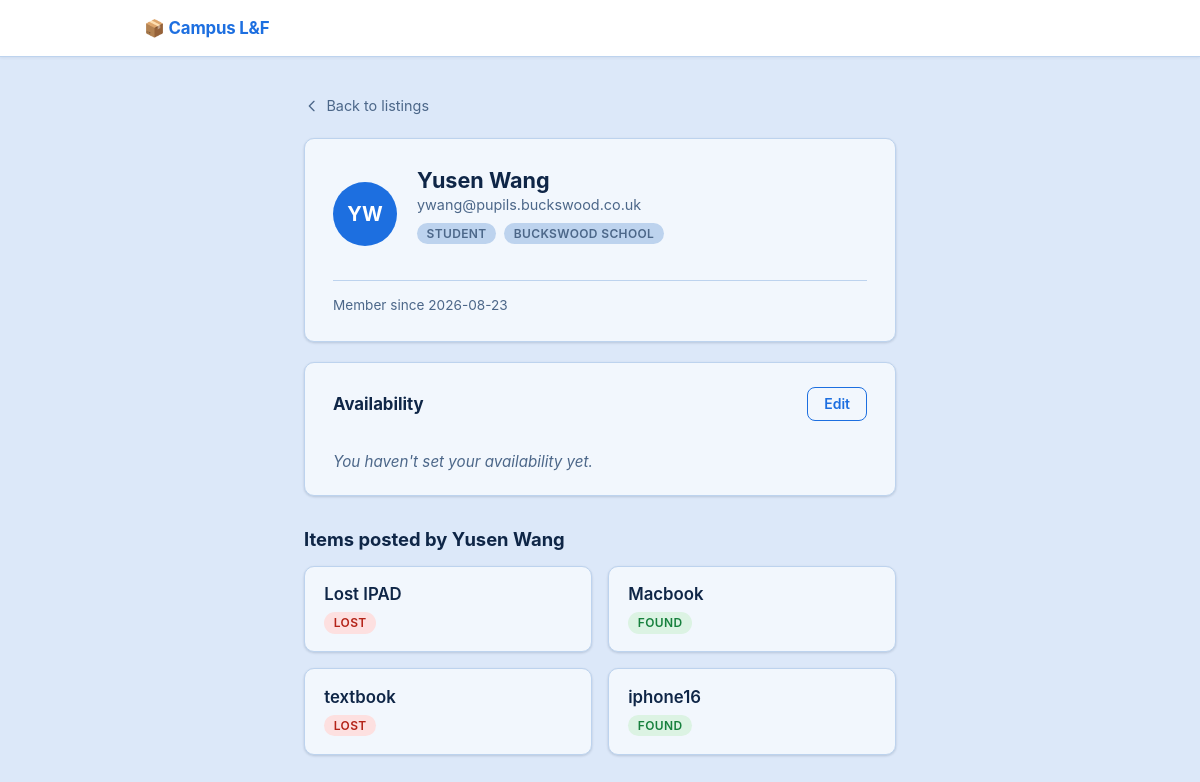
Page /users/1 (signed in) on the committed database.
### tables this page shows
CREATE TABLE users (
        id INTEGER PRIMARY KEY AUTOINCREMENT,
        full_name TEXT NOT NULL,
        email TEXT NOT NULL UNIQUE,
        password_hash TEXT NOT NULL,
        role TEXT NOT NULL,
        institution TEXT,
        user_id TEXT,
        profile_photo TEXT,
        created_at TIMESTAMP DEFAULT CURRENT_TIMESTAMP
    , availability TEXT);

CREATE TABLE items (
        id INTEGER PRIMARY KEY AUTOINCREMENT,
        title TEXT NOT NULL,
        description TEXT,
        category TEXT NOT NULL,
        image_url TEXT,
        status TEXT NOT NULL DEFAULT 'available',
        posted_by INTEGER REFERENCES users(id)
    );

### app.py (the view, shortened to what this page needs)
@app.route('/users/<int:id>', methods=['GET'])
def get_user_profile(id):
    connection = get_connection()
    cursor = connection.cursor()
    cursor.execute(
        "SELECT id, full_name, email, role, institution, profile_photo, availability, created_at FROM users WHERE id = ?",
        (id,)
    )
    user = cursor.fetchone()
    if user is None:
        connection.close()
        return "User not found", 404
    cursor.execute(
        "SELECT id, title, category, image_url, status FROM items WHERE posted_by = ? ORDER BY id DESC",
        (id,)
    )
    items = cursor.fetchall()
    current_user_id = session.get("user_id")
    is_own_profile = current_user_id == id
    has_contact_access = is_own_profile
    connection.close()
    profile_user = dict(user)
    initials = "".join(part[0] for part in profile_user["full_name"].split() if part).upper()[:2]
    profile_user["initials"] = initials
    return render_template(
        'profile.html',
        profile_user=profile_user,
        items=[dict(row) for row in items],
        is_own_profile=is_own_profile,
        has_contact_access=has_contact_access
    )

### db.py (called while the page is built)
def get_connection():
    connection = sqlite3.connect(DB_NAME)
    connection.row_factory = sqlite3.Row   # rows behave like dicts
    return connection

### templates/profile.html (shortened to what this page needs)
<!DOCTYPE html>
<html lang="en">
<head>
    <link rel="stylesheet" href="{{ url_for('static', filename='style.css') }}">
</head>
<body>
    <nav class="navbar">
        <div class="container navbar-inner">
            <a href="/" class="navbar-brand">📦 Campus L&F</a>
        </div>
    </nav>
    <div class="container detail-container">
        <a href="/" class="back-link">
            <svg fill="none" viewBox="0 0 24 24" stroke="currentColor">
                <path stroke-linecap="round" stroke-linejoin="round" stroke-width="2" d="M15 19l-7-7 7-7"/>
            </svg>
            Back to listings
        </a>
        <div class="detail-card profile-card">
            <div class="profile-header">
                <div class="avatar avatar-large">
                    {{ profile_user.initials }}
                </div>
                <div>
                    <h1 class="profile-name">{{ profile_user.full_name }}</h1>
                    {% if is_own_profile or has_contact_access %}
                    <p class="profile-email">{{ profile_user.email }}</p>
                    {% else %}
                    <p class="profile-email profile-email-locked">Email is visible once you've exchanged a claim request with this user.</p>
                    {% endif %}
                    <div class="badge-row">
                        {% if profile_user.role %}
                        <span class="badge">{{ profile_user.role }}</span>
                        {% endif %}
                        {% if profile_user.institution %}
                        <span class="badge">{{ profile_user.institution }}</span>
                        {% endif %}
                    </div>
                </div>
            </div>
            {% if profile_user.created_at %}
            <p class="profile-joined">Member since {{ profile_user.created_at[:10] }}</p>
            {% endif %}
        </div>
        <div class="detail-card availability-card">
            <div class="availability-header">
                <h2 class="profile-section-heading">Availability</h2>
                {% if is_own_profile %}
                <button type="button" class="btn-outline" id="edit-availability-btn">Edit</button>
                {% endif %}
            </div>
            {% if is_own_profile or has_contact_access %}
            <p id="availability-display" class="availability-text{% if not profile_user.availability %} availability-empty{% endif %}">
                {% if profile_user.availability %}{{ profile_user.availability }}{% else %}{{ "You haven't set your availability yet." if is_own_profile else profile_user.full_name + " hasn't set their availability yet." }}{% endif %}
            </p>
            {% else %}
            <p class="availability-text availability-empty">Availability is visible once you've exchanged a claim request with this user.</p>
            {% endif %}
        </div>
        <h2 class="profile-items-heading">Items posted by {{ profile_user.full_name }}</h2>
        {% if items %}
        <div class="items-grid">
            {% for item in items %}
            <a href="/items/{{ item.id }}" class="item-card" data-category="{{ item.category }}">
                <h3>{{ item.title }}</h3>
                <span class="badge">{{ item.category }}</span>
            </a>
            {% endfor %}
        </div>
        {% else %}
        <p>This user hasn't posted any items yet.</p>
        {% endif %}
    </div>
</body>
</html>

### static/style.css (style rules this page uses)
:root { --color-bg: #dce8f9; --color-surface: #f2f7fd; --color-border: #bdd3ee; --color-text: #0f2647; --color-text-muted: #4c6789; --color-primary: #1d6fe0; --color-primary-dark: #1552ac; --color-lost-bg: #fde0e0; --color-lost-text: #b42318; --color-found-bg: #dcf3e3; --color-found-text: #17803d; --color-trade-bg: #d7e6fc; --color-trade-text: #14449e; --radius: 10px; --shadow: 0 1px 2px rgba(15, 38, 71, 0.08), 0 1px 3px rgba(15, 38, 71, 0.1); }
* { box-sizing: border-box; }
body { font-family: -apple-system, BlinkMacSystemFont, "Segoe UI", Roboto, sans-serif; margin: 0; background: var(--color-bg); color: var(--color-text); }
.container { max-width: 960px; margin: 0 auto; padding: 0 1.5rem; }
.items-grid { display: grid; grid-template-columns: repeat(auto-fill, minmax(240px, 1fr)); gap: 1rem; padding-bottom: 3rem; }
.item-card { display: flex; flex-direction: column; align-items: flex-start; gap: 0.5rem; background: var(--color-surface); border: 1px solid var(--color-border); border-radius: var(--radius); box-shadow: var(--shadow); padding: 1.1rem 1.2rem; text-decoration: none; color: inherit; transition: transform 0.15s ease, box-shadow 0.15s ease, border-color 0.15s ease; }
.item-card h3 { margin: 0; font-size: 1.05rem; font-weight: 600; }
.badge { display: inline-block; font-size: 0.75rem; font-weight: 600; text-transform: uppercase; letter-spacing: 0.03em; padding: 0.2rem 0.6rem; border-radius: 999px; background: var(--color-border); color: var(--color-text-muted); }
.item-card[data-category="lost"] .badge, .badge-lost { background: var(--color-lost-bg); color: var(--color-lost-text); }
.item-card[data-category="found"] .badge, .badge-found { background: var(--color-found-bg); color: var(--color-found-text); }
.detail-container { max-width: 640px; padding-top: 2.5rem; padding-bottom: 3rem; }
.back-link { display: inline-flex; align-items: center; gap: 0.4rem; font-size: 0.9rem; color: var(--color-text-muted); text-decoration: none; margin-bottom: 1.5rem; transition: color 0.15s ease; }
.back-link svg { width: 1rem; height: 1rem; }
.detail-card { background: var(--color-surface); border: 1px solid var(--color-border); border-radius: var(--radius); box-shadow: var(--shadow); overflow: hidden; }
.badge-row { display: flex; align-items: center; gap: 0.5rem; flex-wrap: wrap; margin-bottom: 1rem; }
.navbar { background: #ffffff; border-bottom: 1px solid var(--color-border); position: sticky; top: 0; z-index: 100; box-shadow: 0 1px 3px rgba(15, 38, 71, 0.07); }
.navbar-inner { display: flex; align-items: center; justify-content: space-between; height: 56px; }
.navbar-brand { font-weight: 700; font-size: 1.05rem; color: var(--color-primary); text-decoration: none; letter-spacing: -0.01em; }
.btn-primary, .btn-outline { font: inherit; font-size: 0.875rem; font-weight: 600; padding: 0.45rem 1rem; border-radius: 8px; text-decoration: none; cursor: pointer; transition: background 0.15s, color 0.15s, border-color 0.15s; }
.btn-outline { background: transparent; color: var(--color-primary); border: 1.5px solid var(--color-primary); }
.avatar { width: 32px; height: 32px; border-radius: 50%; background: var(--color-primary); color: #ffffff; font-size: 0.75rem; font-weight: 700; display: flex; align-items: center; justify-content: center; flex-shrink: 0; }
.profile-card { padding: 1.75rem; }
.profile-header { display: flex; align-items: center; gap: 1.25rem; }
.avatar-large { width: 64px; height: 64px; font-size: 1.25rem; flex-shrink: 0; }
.profile-name { margin: 0; font-size: 1.35rem; font-weight: 700; }
.profile-email { margin: 0.2rem 0 0.6rem; color: var(--color-text-muted); font-size: 0.9rem; }
.profile-joined { margin: 1.25rem 0 0; padding-top: 1rem; border-top: 1px solid var(--color-border); color: var(--color-text-muted); font-size: 0.85rem; }
.profile-items-heading { margin: 2rem 0 1rem; font-size: 1.15rem; font-weight: 700; }
.availability-card { margin-top: 1.25rem; padding: 1.5rem 1.75rem; }
.availability-header { display: flex; align-items: center; justify-content: space-between; gap: 1rem; }
.profile-section-heading { margin: 0; font-size: 1.05rem; font-weight: 700; }
.availability-text { margin: 0.75rem 0 0; color: var(--color-text); font-size: 0.95rem; white-space: pre-line; }
.availability-text.availability-empty { color: var(--color-text-muted); font-style: italic; }

### rows in the picture
users: full_name "Yusen Wang", email "ywang@pupils.buckswood.co.uk", role "STUDENT", institution "BUCKSWOOD SCHOOL", created_at "2026-08-23"
items: title "Lost IPAD", category "LOST"
items: title "Macbook", category "FOUND"
items: title "textbook", category "LOST"
items: title "iphone16", category "FOUND"

### other values in the picture
{{ profile_user.initials }} "YW"
